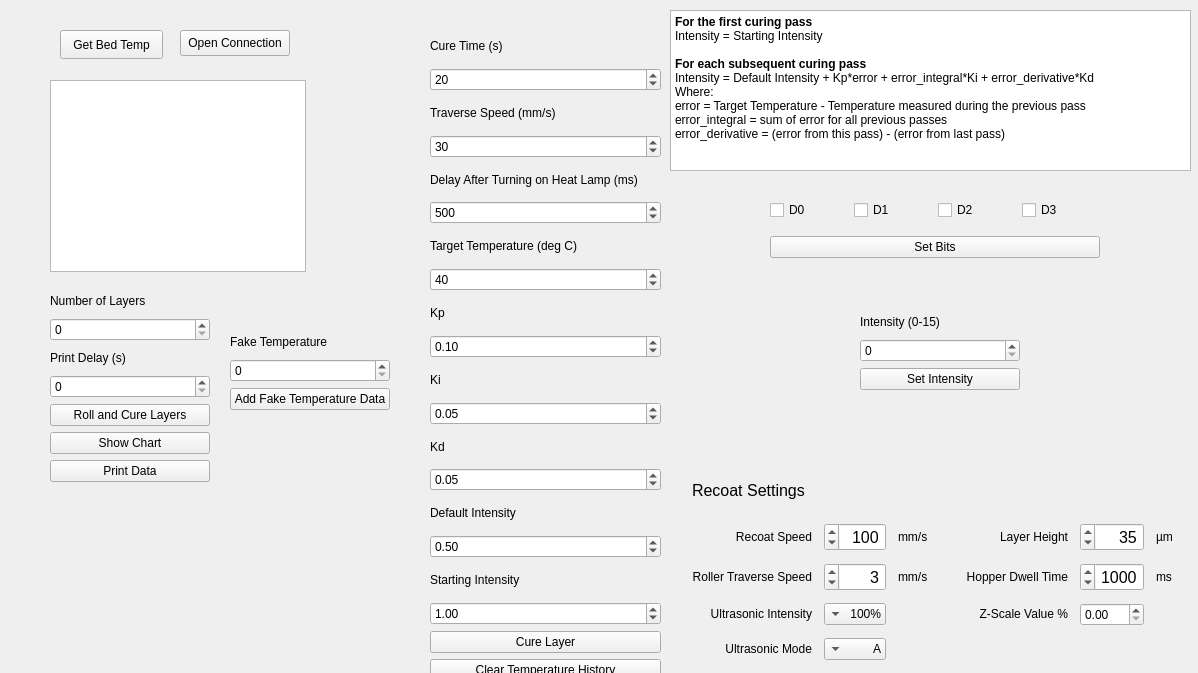
<?xml version="1.0" encoding="UTF-8"?>
<ui version="4.0">
 <class>HeatLampWidget</class>
 <widget class="QWidget" name="HeatLampWidget">
  <property name="geometry">
   <rect>
    <x>0</x>
    <y>0</y>
    <width>1198</width>
    <height>673</height>
   </rect>
  </property>
  <property name="windowTitle">
   <string>Form</string>
  </property>
  <widget class="QPushButton" name="getBedTempButton">
   <property name="geometry">
    <rect>
     <x>60</x>
     <y>30</y>
     <width>103</width>
     <height>29</height>
    </rect>
   </property>
   <property name="text">
    <string>Get Bed Temp</string>
   </property>
  </widget>
  <widget class="QTextBrowser" name="text_output">
   <property name="geometry">
    <rect>
     <x>50</x>
     <y>80</y>
     <width>256</width>
     <height>192</height>
    </rect>
   </property>
  </widget>
  <widget class="QPushButton" name="openConnectionToControllerButton">
   <property name="geometry">
    <rect>
     <x>180</x>
     <y>30</y>
     <width>110</width>
     <height>26</height>
    </rect>
   </property>
   <property name="text">
    <string>Open Connection</string>
   </property>
  </widget>
  <widget class="QWidget" name="verticalLayoutWidget">
   <property name="geometry">
    <rect>
     <x>430</x>
     <y>30</y>
     <width>231</width>
     <height>651</height>
    </rect>
   </property>
   <layout class="QVBoxLayout" name="verticalLayout">
    <item>
     <widget class="QLabel" name="label">
      <property name="text">
       <string>Cure Time (s)</string>
      </property>
     </widget>
    </item>
    <item>
     <widget class="QSpinBox" name="cureTimeInput">
      <property name="maximum">
       <number>1000</number>
      </property>
      <property name="value">
       <number>20</number>
      </property>
     </widget>
    </item>
    <item>
     <widget class="QLabel" name="label_2">
      <property name="text">
       <string>Traverse Speed (mm/s)</string>
      </property>
     </widget>
    </item>
    <item>
     <widget class="QSpinBox" name="traverseSpeedInput">
      <property name="maximum">
       <number>1000</number>
      </property>
      <property name="value">
       <number>30</number>
      </property>
     </widget>
    </item>
    <item>
     <widget class="QLabel" name="label_3">
      <property name="text">
       <string>Delay After Turning on Heat Lamp (ms)</string>
      </property>
     </widget>
    </item>
    <item>
     <widget class="QSpinBox" name="waitAfterHeatLampInput">
      <property name="maximum">
       <number>100000</number>
      </property>
      <property name="value">
       <number>500</number>
      </property>
     </widget>
    </item>
    <item>
     <widget class="QLabel" name="label_4">
      <property name="text">
       <string>Target Temperature (deg C)</string>
      </property>
     </widget>
    </item>
    <item>
     <widget class="QSpinBox" name="targetTempInput">
      <property name="maximum">
       <number>150</number>
      </property>
      <property name="value">
       <number>40</number>
      </property>
     </widget>
    </item>
    <item>
     <widget class="QLabel" name="label_9">
      <property name="text">
       <string>Kp</string>
      </property>
     </widget>
    </item>
    <item>
     <widget class="QDoubleSpinBox" name="kpInput">
      <property name="value">
       <double>0.100000000000000</double>
      </property>
     </widget>
    </item>
    <item>
     <widget class="QLabel" name="label_10">
      <property name="text">
       <string>Ki</string>
      </property>
     </widget>
    </item>
    <item>
     <widget class="QDoubleSpinBox" name="kiInput">
      <property name="value">
       <double>0.050000000000000</double>
      </property>
     </widget>
    </item>
    <item>
     <widget class="QLabel" name="label_5">
      <property name="text">
       <string>Kd</string>
      </property>
     </widget>
    </item>
    <item>
     <widget class="QDoubleSpinBox" name="kdInput">
      <property name="value">
       <double>0.050000000000000</double>
      </property>
     </widget>
    </item>
    <item>
     <widget class="QLabel" name="label_20">
      <property name="text">
       <string>Default Intensity</string>
      </property>
     </widget>
    </item>
    <item>
     <widget class="QDoubleSpinBox" name="defaultIntensityInput">
      <property name="maximum">
       <double>15.000000000000000</double>
      </property>
      <property name="value">
       <double>0.500000000000000</double>
      </property>
     </widget>
    </item>
    <item>
     <widget class="QLabel" name="label_6">
      <property name="text">
       <string>Starting Intensity</string>
      </property>
     </widget>
    </item>
    <item>
     <widget class="QDoubleSpinBox" name="startingIntensityInput">
      <property name="value">
       <double>1.000000000000000</double>
      </property>
     </widget>
    </item>
    <item>
     <widget class="QPushButton" name="cureLayerButton">
      <property name="text">
       <string>Cure Layer</string>
      </property>
     </widget>
    </item>
    <item>
     <widget class="QPushButton" name="clearHistoryButton">
      <property name="text">
       <string>Clear Temperature History</string>
      </property>
     </widget>
    </item>
   </layout>
  </widget>
  <widget class="QWidget" name="verticalLayoutWidget_3">
   <property name="geometry">
    <rect>
     <x>770</x>
     <y>190</y>
     <width>330</width>
     <height>80</height>
    </rect>
   </property>
   <layout class="QVBoxLayout" name="verticalLayout_3">
    <item>
     <layout class="QHBoxLayout" name="horizontalLayout_2">
      <item>
       <widget class="QCheckBox" name="D0Checkbox">
        <property name="text">
         <string>D0</string>
        </property>
       </widget>
      </item>
      <item>
       <widget class="QCheckBox" name="D1Checkbox">
        <property name="text">
         <string>D1</string>
        </property>
       </widget>
      </item>
      <item>
       <widget class="QCheckBox" name="D2Checkbox">
        <property name="text">
         <string>D2</string>
        </property>
       </widget>
      </item>
      <item>
       <widget class="QCheckBox" name="D3Checkbox">
        <property name="text">
         <string>D3</string>
        </property>
       </widget>
      </item>
     </layout>
    </item>
    <item>
     <widget class="QPushButton" name="setBitsButton">
      <property name="text">
       <string>Set Bits</string>
      </property>
     </widget>
    </item>
   </layout>
  </widget>
  <widget class="QWidget" name="verticalLayoutWidget_4">
   <property name="geometry">
    <rect>
     <x>860</x>
     <y>310</y>
     <width>160</width>
     <height>80</height>
    </rect>
   </property>
   <layout class="QVBoxLayout" name="verticalLayout_4">
    <item>
     <widget class="QLabel" name="label_11">
      <property name="text">
       <string>Intensity (0-15)</string>
      </property>
     </widget>
    </item>
    <item>
     <widget class="QSpinBox" name="intensityInput">
      <property name="maximum">
       <number>15</number>
      </property>
     </widget>
    </item>
    <item>
     <widget class="QPushButton" name="setIntensityButton">
      <property name="text">
       <string>Set Intensity</string>
      </property>
     </widget>
    </item>
   </layout>
  </widget>
  <widget class="QWidget" name="verticalLayoutWidget_2">
   <property name="geometry">
    <rect>
     <x>50</x>
     <y>290</y>
     <width>160</width>
     <height>192</height>
    </rect>
   </property>
   <layout class="QVBoxLayout" name="verticalLayout_2">
    <item>
     <widget class="QLabel" name="label_8">
      <property name="text">
       <string>Number of Layers</string>
      </property>
     </widget>
    </item>
    <item>
     <widget class="QSpinBox" name="numLayersToRoll"/>
    </item>
    <item>
     <widget class="QLabel" name="label_19">
      <property name="text">
       <string>Print Delay (s)</string>
      </property>
     </widget>
    </item>
    <item>
     <widget class="QSpinBox" name="printDelayInput"/>
    </item>
    <item>
     <widget class="QPushButton" name="rollAndCureButton">
      <property name="text">
       <string>Roll and Cure Layers</string>
      </property>
     </widget>
    </item>
    <item>
     <widget class="QPushButton" name="showChartButton">
      <property name="text">
       <string>Show Chart</string>
      </property>
     </widget>
    </item>
    <item>
     <widget class="QPushButton" name="printTemperatureDataButton">
      <property name="text">
       <string>Print Data</string>
      </property>
     </widget>
    </item>
   </layout>
  </widget>
  <widget class="QWidget" name="verticalLayoutWidget_5">
   <property name="geometry">
    <rect>
     <x>50</x>
     <y>500</y>
     <width>361</width>
     <height>201</height>
    </rect>
   </property>
   <layout class="QVBoxLayout" name="chartLayout"/>
  </widget>
  <widget class="QWidget" name="verticalLayoutWidget_6">
   <property name="geometry">
    <rect>
     <x>230</x>
     <y>330</y>
     <width>160</width>
     <height>80</height>
    </rect>
   </property>
   <layout class="QVBoxLayout" name="verticalLayout_5">
    <item>
     <widget class="QLabel" name="label_12">
      <property name="text">
       <string>Fake Temperature</string>
      </property>
     </widget>
    </item>
    <item>
     <widget class="QSpinBox" name="fakeTemp"/>
    </item>
    <item>
     <widget class="QPushButton" name="addFakeTempButton">
      <property name="text">
       <string>Add Fake Temperature Data</string>
      </property>
     </widget>
    </item>
   </layout>
  </widget>
  <widget class="QWidget" name="layoutWidget">
   <property name="geometry">
    <rect>
     <x>680</x>
     <y>470</y>
     <width>543</width>
     <height>202</height>
    </rect>
   </property>
   <layout class="QGridLayout" name="recoaterGridLayout">
    <property name="leftMargin">
     <number>12</number>
    </property>
    <property name="topMargin">
     <number>0</number>
    </property>
    <property name="rightMargin">
     <number>12</number>
    </property>
    <property name="bottomMargin">
     <number>12</number>
    </property>
    <property name="spacing">
     <number>12</number>
    </property>
    <item row="1" column="1">
     <widget class="QSpinBox" name="recoatSpeedSpinBox">
      <property name="font">
       <font>
        <pointsize>12</pointsize>
       </font>
      </property>
      <property name="layoutDirection">
       <enum>Qt::LayoutDirection::RightToLeft</enum>
      </property>
      <property name="alignment">
       <set>Qt::AlignmentFlag::AlignRight|Qt::AlignmentFlag::AlignTrailing|Qt::AlignmentFlag::AlignVCenter</set>
      </property>
      <property name="minimum">
       <number>5</number>
      </property>
      <property name="maximum">
       <number>200</number>
      </property>
      <property name="value">
       <number>100</number>
      </property>
     </widget>
    </item>
    <item row="1" column="0">
     <widget class="QLabel" name="recoatSpeedLabel">
      <property name="font">
       <font>
        <pointsize>12</pointsize>
       </font>
      </property>
      <property name="text">
       <string>&lt;html&gt;&lt;head/&gt;&lt;body&gt;&lt;p&gt;&lt;span style=&quot; font-size:9pt;&quot;&gt;Recoat Speed&lt;/span&gt;&lt;/p&gt;&lt;/body&gt;&lt;/html&gt;</string>
      </property>
      <property name="alignment">
       <set>Qt::AlignmentFlag::AlignRight|Qt::AlignmentFlag::AlignTrailing|Qt::AlignmentFlag::AlignVCenter</set>
      </property>
     </widget>
    </item>
    <item row="4" column="0">
     <widget class="QLabel" name="ultrasonicModeLabel">
      <property name="font">
       <font>
        <pointsize>12</pointsize>
       </font>
      </property>
      <property name="text">
       <string>&lt;html&gt;&lt;head/&gt;&lt;body&gt;&lt;p&gt;&lt;span style=&quot; font-size:9pt;&quot;&gt;Ultrasonic Mode&lt;/span&gt;&lt;/p&gt;&lt;/body&gt;&lt;/html&gt;</string>
      </property>
      <property name="alignment">
       <set>Qt::AlignmentFlag::AlignRight|Qt::AlignmentFlag::AlignTrailing|Qt::AlignmentFlag::AlignVCenter</set>
      </property>
     </widget>
    </item>
    <item row="1" column="2">
     <widget class="QLabel" name="label_13">
      <property name="text">
       <string>mm/s   </string>
      </property>
     </widget>
    </item>
    <item row="2" column="2">
     <widget class="QLabel" name="label_15">
      <property name="text">
       <string>mm/s</string>
      </property>
     </widget>
    </item>
    <item row="3" column="1">
     <widget class="QComboBox" name="ultrasonicIntensityComboBox">
      <property name="layoutDirection">
       <enum>Qt::LayoutDirection::RightToLeft</enum>
      </property>
      <item>
       <property name="text">
        <string>100%</string>
       </property>
      </item>
      <item>
       <property name="text">
        <string>90%</string>
       </property>
      </item>
      <item>
       <property name="text">
        <string>80%</string>
       </property>
      </item>
      <item>
       <property name="text">
        <string>70%</string>
       </property>
      </item>
      <item>
       <property name="text">
        <string>60%</string>
       </property>
      </item>
      <item>
       <property name="text">
        <string>50%</string>
       </property>
      </item>
      <item>
       <property name="text">
        <string>40%</string>
       </property>
      </item>
      <item>
       <property name="text">
        <string>30%</string>
       </property>
      </item>
     </widget>
    </item>
    <item row="2" column="0">
     <widget class="QLabel" name="rollerTraverseSpeedLabel">
      <property name="font">
       <font>
        <pointsize>12</pointsize>
       </font>
      </property>
      <property name="text">
       <string>&lt;html&gt;&lt;head/&gt;&lt;body&gt;&lt;p&gt;&lt;span style=&quot; font-size:9pt;&quot;&gt;Roller Traverse Speed&lt;/span&gt;&lt;/p&gt;&lt;/body&gt;&lt;/html&gt;</string>
      </property>
      <property name="alignment">
       <set>Qt::AlignmentFlag::AlignRight|Qt::AlignmentFlag::AlignTrailing|Qt::AlignmentFlag::AlignVCenter</set>
      </property>
     </widget>
    </item>
    <item row="2" column="1">
     <widget class="QSpinBox" name="rollerTraverseSpeedSpinBox">
      <property name="font">
       <font>
        <pointsize>12</pointsize>
       </font>
      </property>
      <property name="layoutDirection">
       <enum>Qt::LayoutDirection::RightToLeft</enum>
      </property>
      <property name="alignment">
       <set>Qt::AlignmentFlag::AlignRight|Qt::AlignmentFlag::AlignTrailing|Qt::AlignmentFlag::AlignVCenter</set>
      </property>
      <property name="minimum">
       <number>1</number>
      </property>
      <property name="maximum">
       <number>50</number>
      </property>
      <property name="value">
       <number>3</number>
      </property>
     </widget>
    </item>
    <item row="4" column="1">
     <widget class="QComboBox" name="ultrasonicModeComboBox">
      <property name="layoutDirection">
       <enum>Qt::LayoutDirection::RightToLeft</enum>
      </property>
      <item>
       <property name="text">
        <string>A</string>
       </property>
      </item>
      <item>
       <property name="text">
        <string>B</string>
       </property>
      </item>
      <item>
       <property name="text">
        <string>C</string>
       </property>
      </item>
      <item>
       <property name="text">
        <string>D</string>
       </property>
      </item>
      <item>
       <property name="text">
        <string>E</string>
       </property>
      </item>
      <item>
       <property name="text">
        <string>F</string>
       </property>
      </item>
      <item>
       <property name="text">
        <string>G</string>
       </property>
      </item>
      <item>
       <property name="text">
        <string>H</string>
       </property>
      </item>
     </widget>
    </item>
    <item row="3" column="0">
     <widget class="QLabel" name="ultrasonicIntensityLabel">
      <property name="font">
       <font>
        <pointsize>12</pointsize>
       </font>
      </property>
      <property name="text">
       <string>&lt;html&gt;&lt;head/&gt;&lt;body&gt;&lt;p&gt;&lt;span style=&quot; font-size:9pt;&quot;&gt;Ultrasonic Intensity&lt;/span&gt;&lt;/p&gt;&lt;/body&gt;&lt;/html&gt;</string>
      </property>
      <property name="alignment">
       <set>Qt::AlignmentFlag::AlignRight|Qt::AlignmentFlag::AlignTrailing|Qt::AlignmentFlag::AlignVCenter</set>
      </property>
     </widget>
    </item>
    <item row="0" column="0">
     <widget class="QLabel" name="label_18">
      <property name="text">
       <string>&lt;html&gt;&lt;head/&gt;&lt;body&gt;&lt;p&gt;&lt;span style=&quot; font-size:12pt;&quot;&gt;Recoat Settings&lt;/span&gt;&lt;/p&gt;&lt;/body&gt;&lt;/html&gt;</string>
      </property>
     </widget>
    </item>
    <item row="1" column="3">
     <widget class="QLabel" name="layerheightLabel">
      <property name="font">
       <font>
        <pointsize>12</pointsize>
       </font>
      </property>
      <property name="text">
       <string>&lt;html&gt;&lt;head/&gt;&lt;body&gt;&lt;p&gt;&lt;span style=&quot; font-size:9pt;&quot;&gt;Layer Height&lt;/span&gt;&lt;/p&gt;&lt;/body&gt;&lt;/html&gt;</string>
      </property>
      <property name="alignment">
       <set>Qt::AlignmentFlag::AlignRight|Qt::AlignmentFlag::AlignTrailing|Qt::AlignmentFlag::AlignVCenter</set>
      </property>
     </widget>
    </item>
    <item row="1" column="4">
     <widget class="QSpinBox" name="layerHeightSpinBox">
      <property name="font">
       <font>
        <pointsize>12</pointsize>
       </font>
      </property>
      <property name="layoutDirection">
       <enum>Qt::LayoutDirection::RightToLeft</enum>
      </property>
      <property name="alignment">
       <set>Qt::AlignmentFlag::AlignRight|Qt::AlignmentFlag::AlignTrailing|Qt::AlignmentFlag::AlignVCenter</set>
      </property>
      <property name="minimum">
       <number>10</number>
      </property>
      <property name="maximum">
       <number>350</number>
      </property>
      <property name="singleStep">
       <number>5</number>
      </property>
      <property name="value">
       <number>35</number>
      </property>
     </widget>
    </item>
    <item row="1" column="5">
     <widget class="QLabel" name="label_14">
      <property name="text">
       <string>µm</string>
      </property>
     </widget>
    </item>
    <item row="2" column="3">
     <widget class="QLabel" name="hopperDwellTimeLabel">
      <property name="font">
       <font>
        <pointsize>12</pointsize>
       </font>
      </property>
      <property name="text">
       <string>&lt;html&gt;&lt;head/&gt;&lt;body&gt;&lt;p&gt;&lt;span style=&quot; font-size:9pt;&quot;&gt;Hopper Dwell Time&lt;/span&gt;&lt;/p&gt;&lt;/body&gt;&lt;/html&gt;</string>
      </property>
      <property name="alignment">
       <set>Qt::AlignmentFlag::AlignRight|Qt::AlignmentFlag::AlignTrailing|Qt::AlignmentFlag::AlignVCenter</set>
      </property>
     </widget>
    </item>
    <item row="2" column="4">
     <widget class="QSpinBox" name="hopperDwellTimeMsSpinBox">
      <property name="font">
       <font>
        <pointsize>12</pointsize>
       </font>
      </property>
      <property name="toolTip">
       <string>&lt;html&gt;&lt;head/&gt;&lt;body&gt;&lt;p&gt;&lt;span style=&quot; font-size:9pt;&quot;&gt;Wait time after turning on the hopper before moving the build platform&lt;/span&gt;&lt;/p&gt;&lt;/body&gt;&lt;/html&gt;</string>
      </property>
      <property name="layoutDirection">
       <enum>Qt::LayoutDirection::RightToLeft</enum>
      </property>
      <property name="alignment">
       <set>Qt::AlignmentFlag::AlignRight|Qt::AlignmentFlag::AlignTrailing|Qt::AlignmentFlag::AlignVCenter</set>
      </property>
      <property name="minimum">
       <number>0</number>
      </property>
      <property name="maximum">
       <number>5000</number>
      </property>
      <property name="singleStep">
       <number>100</number>
      </property>
      <property name="value">
       <number>1000</number>
      </property>
     </widget>
    </item>
    <item row="2" column="5">
     <widget class="QLabel" name="label_16">
      <property name="text">
       <string>ms</string>
      </property>
     </widget>
    </item>
    <item row="3" column="3">
     <widget class="QLabel" name="label_17">
      <property name="text">
       <string>&lt;html&gt;&lt;head/&gt;&lt;body&gt;&lt;p align=&quot;right&quot;&gt;Z-Scale Value %&lt;/p&gt;&lt;/body&gt;&lt;/html&gt;</string>
      </property>
     </widget>
    </item>
    <item row="3" column="4">
     <widget class="QDoubleSpinBox" name="Z_ScaleFactor"/>
    </item>
   </layout>
  </widget>
  <widget class="QTextBrowser" name="textBrowser">
   <property name="geometry">
    <rect>
     <x>670</x>
     <y>10</y>
     <width>521</width>
     <height>161</height>
    </rect>
   </property>
   <property name="html">
    <string>&lt;!DOCTYPE HTML PUBLIC &quot;-//W3C//DTD HTML 4.0//EN&quot; &quot;http://www.w3.org/TR/REC-html40/strict.dtd&quot;&gt;
&lt;html&gt;&lt;head&gt;&lt;meta name=&quot;qrichtext&quot; content=&quot;1&quot; /&gt;&lt;meta charset=&quot;utf-8&quot; /&gt;&lt;style type=&quot;text/css&quot;&gt;
p, li { white-space: pre-wrap; }
hr { height: 1px; border-width: 0; }
li.unchecked::marker { content: &quot;\2610&quot;; }
li.checked::marker { content: &quot;\2612&quot;; }
&lt;/style&gt;&lt;/head&gt;&lt;body style=&quot; font-family:'Segoe UI'; font-size:9pt; font-weight:400; font-style:normal;&quot;&gt;
&lt;p style=&quot; margin-top:0px; margin-bottom:0px; margin-left:0px; margin-right:0px; -qt-block-indent:0; text-indent:0px;&quot;&gt;&lt;span style=&quot; font-weight:700;&quot;&gt;For the first curing pass&lt;/span&gt;&lt;/p&gt;
&lt;p style=&quot; margin-top:0px; margin-bottom:0px; margin-left:0px; margin-right:0px; -qt-block-indent:0; text-indent:0px;&quot;&gt;Intensity = Starting Intensity&lt;/p&gt;
&lt;p style=&quot;-qt-paragraph-type:empty; margin-top:0px; margin-bottom:0px; margin-left:0px; margin-right:0px; -qt-block-indent:0; text-indent:0px;&quot;&gt;&lt;br /&gt;&lt;/p&gt;
&lt;p style=&quot; margin-top:0px; margin-bottom:0px; margin-left:0px; margin-right:0px; -qt-block-indent:0; text-indent:0px;&quot;&gt;&lt;span style=&quot; font-weight:700;&quot;&gt;For each subsequent curing pass&lt;/span&gt;&lt;/p&gt;
&lt;p style=&quot; margin-top:0px; margin-bottom:0px; margin-left:0px; margin-right:0px; -qt-block-indent:0; text-indent:0px;&quot;&gt;Intensity = Default Intensity + Kp*error + error_integral*Ki + error_derivative*Kd&lt;/p&gt;
&lt;p style=&quot; margin-top:0px; margin-bottom:0px; margin-left:0px; margin-right:0px; -qt-block-indent:0; text-indent:0px;&quot;&gt;Where:&lt;/p&gt;
&lt;p style=&quot; margin-top:0px; margin-bottom:0px; margin-left:0px; margin-right:0px; -qt-block-indent:0; text-indent:0px;&quot;&gt;error = Target Temperature - Temperature measured during the previous pass&lt;/p&gt;
&lt;p style=&quot; margin-top:0px; margin-bottom:0px; margin-left:0px; margin-right:0px; -qt-block-indent:0; text-indent:0px;&quot;&gt;error_integral = sum of error for all previous passes&lt;/p&gt;
&lt;p style=&quot; margin-top:0px; margin-bottom:0px; margin-left:0px; margin-right:0px; -qt-block-indent:0; text-indent:0px;&quot;&gt;error_derivative = (error from this pass) - (error from last pass)&lt;/p&gt;&lt;/body&gt;&lt;/html&gt;</string>
   </property>
  </widget>
 </widget>
 <resources/>
 <connections/>
</ui>
